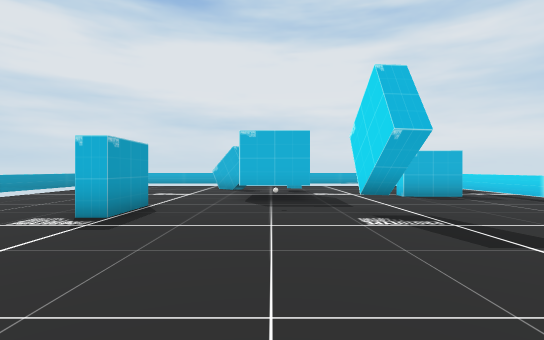
view 1 (above)

16 first-person views from a walk through a 3-D level made in the Unity game engine. The camera is 1.5 m above the floor, looks level and sees 85° across. The floor is counted in squares, 2 m on a side. Each view is taken from the middle of a square. On the plan, view 1 faces up. The plan holds only what a view shows up to about 10 squares ahead; the rest is blank. The player character is not drawn. Some animated figures are left out. Some surface patterns are stand-ins.

view 2
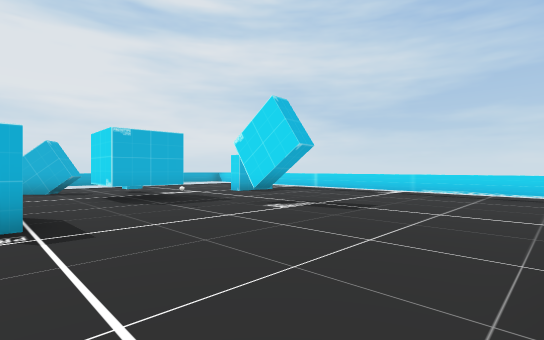

view 3
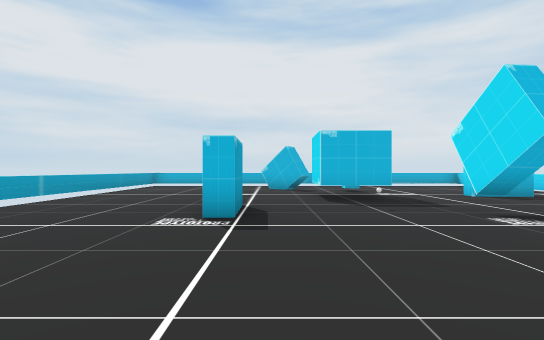

view 4
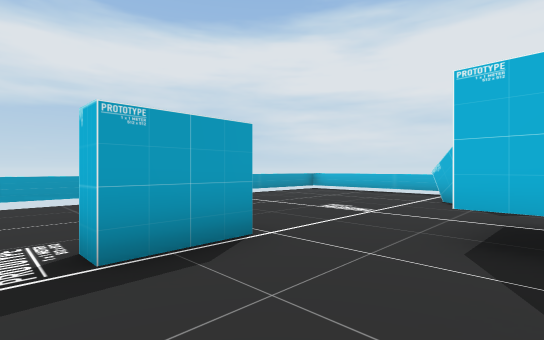

view 5
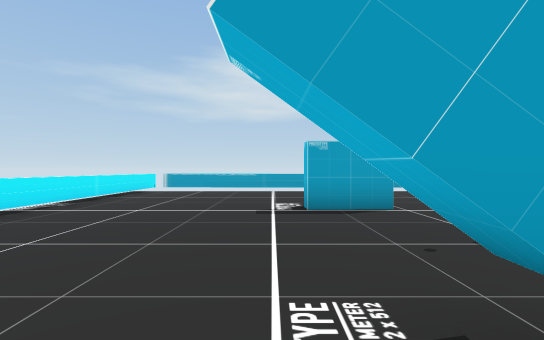

view 6
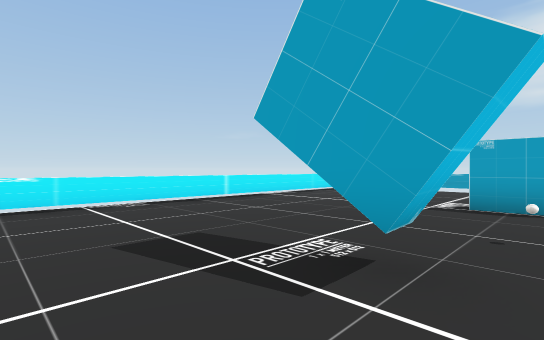

view 7
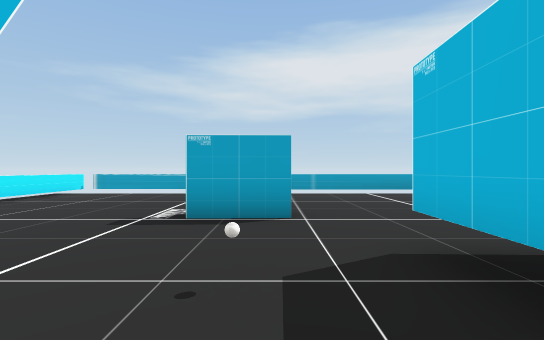

view 8
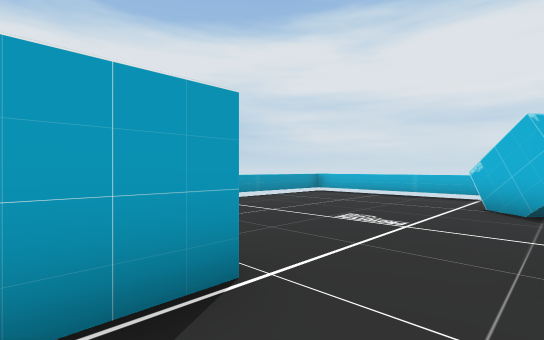

view 9
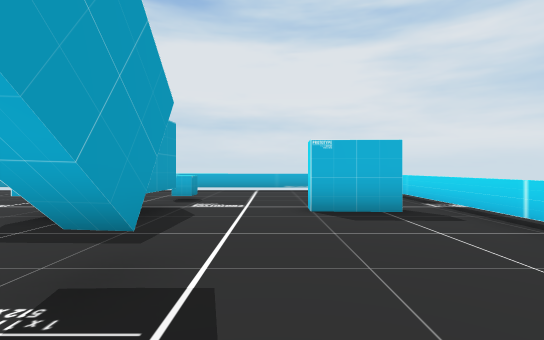

view 10
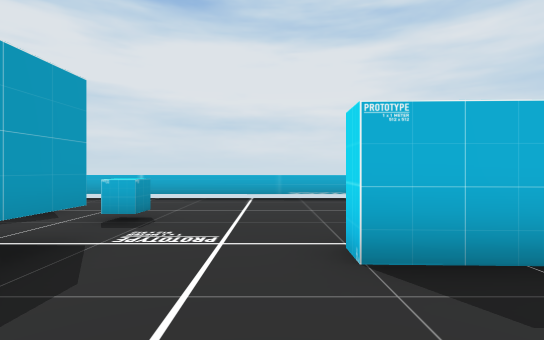

view 11
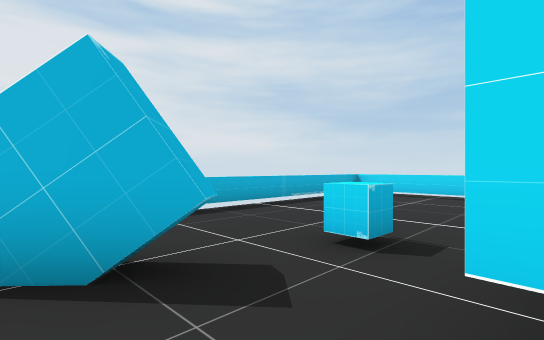

view 12
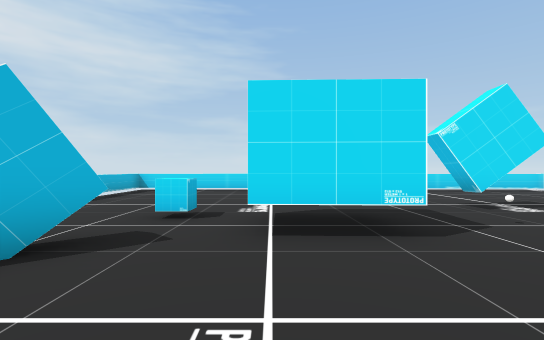

view 13
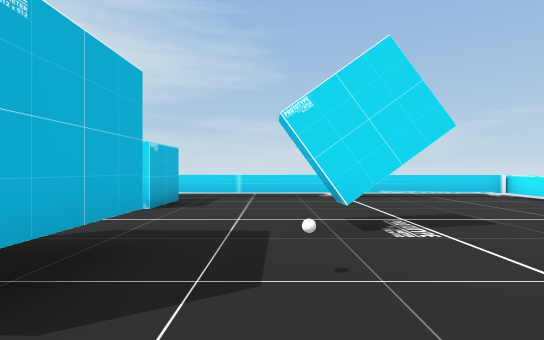

view 14
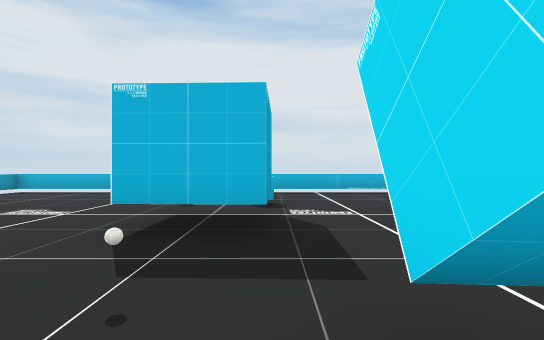

view 15
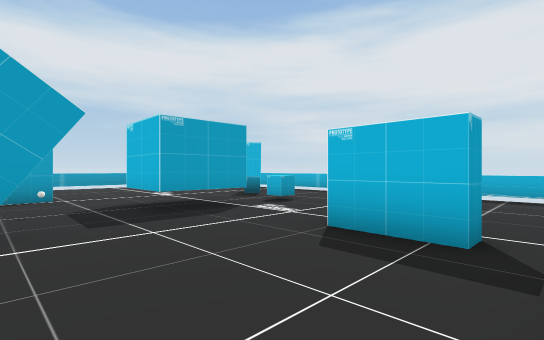

view 16
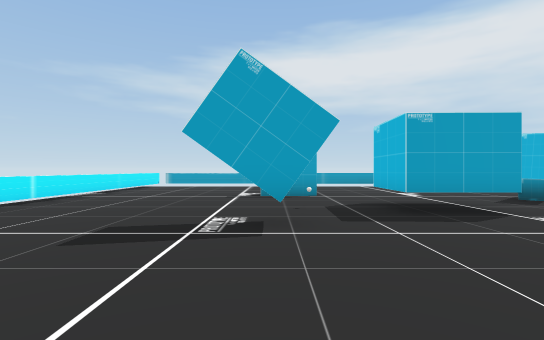

### Floor plan
Key: @ floor where view 1 was taken; # wall or solid block; x gap in a wall; . floor; = window, fence, low wall or low ledge; T thing the floor can be seen under or through; O other object.
Columns run from 8 left of view 1 to 7 right of it. Each row starts with its distance up from view 1.
 14 #==============#
 13 =..............=
 12 =.....#........=
 11 =.....##.......=
 10 =........O.....=
  9 =.......TT..##.=
  8 =.......TT......
  7 =...............
  6 =....#..O.......
  5 =....#....#.....
  4 =...............
  3 =...............
  2 =...............
  1 =.............=.
  0 x.......@.....=.
 -1  #########====#

Positions as (right, up) in squares from view 1, and headings:
1: (0, 0), facing up
2: (-3, 0), facing up-right
3: (-2, 0), facing up
4: (0, 4), facing up-left
5: (3, 4), facing left
6: (4, 6), facing down-left
7: (2, 6), facing left
8: (-1, 5), facing up-left
9: (3, 3), facing up
10: (3, 6), facing up
11: (-2, 9), facing up-right
12: (-4, 9), facing right
13: (-2, 6), facing right
14: (1, 4), facing up
15: (6, 5), facing up-left
16: (6, 5), facing left
